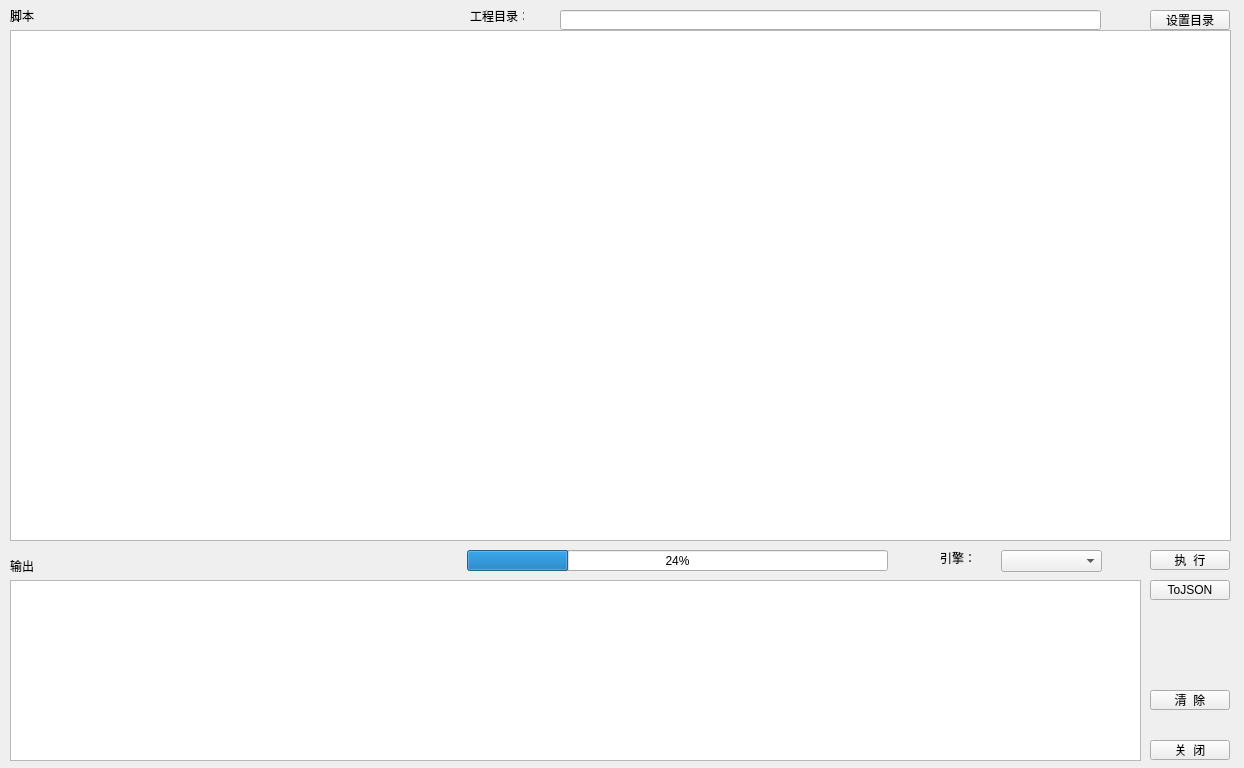
<?xml version="1.0" encoding="UTF-8"?>
<ui version="4.0">
 <class>ScriptEngineAppClass</class>
 <widget class="QMainWindow" name="ScriptEngineAppClass">
  <property name="geometry">
   <rect>
    <x>0</x>
    <y>0</y>
    <width>1244</width>
    <height>768</height>
   </rect>
  </property>
  <property name="windowTitle">
   <string>ScriptEngineApp</string>
  </property>
  <widget class="QWidget" name="centralWidget">
   <widget class="QLabel" name="label">
    <property name="geometry">
     <rect>
      <x>10</x>
      <y>10</y>
      <width>54</width>
      <height>12</height>
     </rect>
    </property>
    <property name="text">
     <string>脚本</string>
    </property>
   </widget>
   <widget class="QTextEdit" name="textEditScript">
    <property name="geometry">
     <rect>
      <x>10</x>
      <y>30</y>
      <width>1221</width>
      <height>511</height>
     </rect>
    </property>
    <property name="tabStopWidth">
     <number>16</number>
    </property>
   </widget>
   <widget class="QPushButton" name="pushButtonExecute">
    <property name="geometry">
     <rect>
      <x>1150</x>
      <y>550</y>
      <width>80</width>
      <height>20</height>
     </rect>
    </property>
    <property name="text">
     <string>执  行</string>
    </property>
   </widget>
   <widget class="QLabel" name="label_2">
    <property name="geometry">
     <rect>
      <x>10</x>
      <y>560</y>
      <width>54</width>
      <height>12</height>
     </rect>
    </property>
    <property name="text">
     <string>输出</string>
    </property>
   </widget>
   <widget class="QPushButton" name="pushButtonClear">
    <property name="geometry">
     <rect>
      <x>1150</x>
      <y>690</y>
      <width>80</width>
      <height>20</height>
     </rect>
    </property>
    <property name="text">
     <string>清  除</string>
    </property>
   </widget>
   <widget class="QPushButton" name="pushButtonClose">
    <property name="geometry">
     <rect>
      <x>1150</x>
      <y>740</y>
      <width>80</width>
      <height>20</height>
     </rect>
    </property>
    <property name="text">
     <string>关  闭</string>
    </property>
   </widget>
   <widget class="QComboBox" name="comboBoxEngine">
    <property name="geometry">
     <rect>
      <x>1001</x>
      <y>550</y>
      <width>101</width>
      <height>22</height>
     </rect>
    </property>
   </widget>
   <widget class="QLabel" name="label_3">
    <property name="geometry">
     <rect>
      <x>940</x>
      <y>550</y>
      <width>41</width>
      <height>16</height>
     </rect>
    </property>
    <property name="text">
     <string>引擎：</string>
    </property>
   </widget>
   <widget class="QProgressBar" name="progressBar">
    <property name="geometry">
     <rect>
      <x>467</x>
      <y>550</y>
      <width>421</width>
      <height>21</height>
     </rect>
    </property>
    <property name="value">
     <number>24</number>
    </property>
   </widget>
   <widget class="QPushButton" name="pushButtonToJSON">
    <property name="geometry">
     <rect>
      <x>1150</x>
      <y>580</y>
      <width>80</width>
      <height>20</height>
     </rect>
    </property>
    <property name="text">
     <string>ToJSON</string>
    </property>
   </widget>
   <widget class="QPlainTextEdit" name="plainTextEditOutput">
    <property name="geometry">
     <rect>
      <x>10</x>
      <y>580</y>
      <width>1131</width>
      <height>181</height>
     </rect>
    </property>
    <property name="tabStopWidth">
     <number>16</number>
    </property>
   </widget>
   <widget class="QLineEdit" name="lineEditProjectPath">
    <property name="geometry">
     <rect>
      <x>560</x>
      <y>10</y>
      <width>541</width>
      <height>20</height>
     </rect>
    </property>
    <property name="readOnly">
     <bool>true</bool>
    </property>
    <property name="clearButtonEnabled">
     <bool>true</bool>
    </property>
   </widget>
   <widget class="QLabel" name="label_4">
    <property name="geometry">
     <rect>
      <x>470</x>
      <y>10</y>
      <width>54</width>
      <height>12</height>
     </rect>
    </property>
    <property name="text">
     <string>工程目录：</string>
    </property>
   </widget>
   <widget class="QPushButton" name="pushButtonSetProjectPath">
    <property name="geometry">
     <rect>
      <x>1150</x>
      <y>10</y>
      <width>80</width>
      <height>20</height>
     </rect>
    </property>
    <property name="text">
     <string>设置目录</string>
    </property>
   </widget>
  </widget>
 </widget>
 <layoutdefault spacing="6" margin="11"/>
 <resources/>
 <connections/>
</ui>
